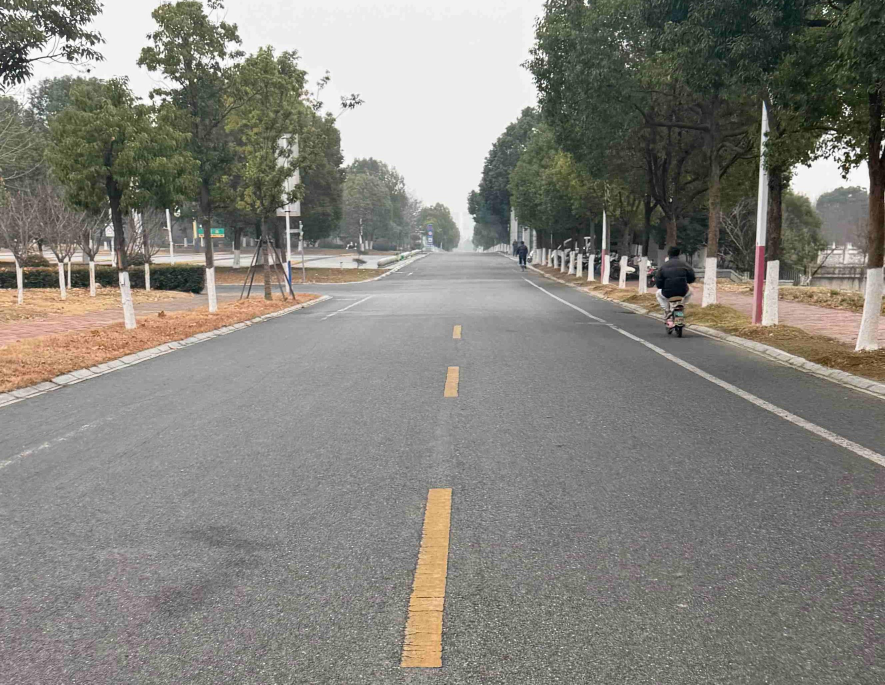
#> input picture 实验/实验代码/实验二/campus_road4.JPG, 2655 x 2054 px, found by its file name (shown at 1/3 size)
$ jupyter execute 2.ipynb
#> lines starting #> are read from the running program, lines starting #| are printed output that depends on the picture; after the words box and inside, x2 and y2 are one past the last pixel; in counts of white or black regions, pixels touching at a corner belong together
# **基于霍夫变换的车道线检测**

**姓名：** [折浩宇]
**学号：** [2023217896]
**日期：** 2025年12月23日

完整的流程如下：

1.  **图像预处理**：加载并调整图像大小。
2.  **颜色与形态学提取**：使用严格的颜色阈值和形态学操作提取干净的车道线二值图像 (`clean_mask`)。
3.  **边缘检测**：对 `clean_mask` 应用 Canny 算子，精确提取边缘。
4.  **ROI 裁剪**：定义一个梯形区域，屏蔽掉图像中与车道无关的部分，如天空和道路两旁的景物。
5.  **霍夫变换**：在经过 ROI 裁剪后的边缘图像上执行霍夫变换，高效地检测直线。
6.  **结果可视化**：将检测到的车道线绘制回原图，并提供霍夫空间的可视化。

[cell 1]
import cv2
import numpy as np
import matplotlib.pyplot as plt

# --- 1. 读取并 Resize ---
# 读取图像，注意：请确保 'campus_road4.jpg' 文件与你的 Notebook 在同一目录下
# 如果不在，请提供完整路径
try:
    image = cv2.imread('campus_road4.jpg')
#> image is the input picture: shape (2054, 2655, 3); mean B, G, R 124.5, 131.2, 132.9
    image = cv2.cvtColor(image, cv2.COLOR_BGR2RGB) # Matplotlib 显示需要转为 RGB
except FileNotFoundError:
    print("错误：未找到 'campus_road4.jpg' 文件！")
    print("请创建一个同尺寸的黑色图像作为替代，以便后续代码可以运行。")
    image = np.zeros((600, 960, 3), dtype=np.uint8)


# 设定目标宽度，并按比例缩放图像
target_width = 960
aspect_ratio = image.shape[0] / image.shape[1]
target_height = int(target_width * aspect_ratio)
image = cv2.resize(image, (target_width, target_height))
#> image: shape (742, 960, 3)

# 显示原始图像
plt.figure(figsize=(8, 5))
plt.imshow(image)
plt.title('Original Resized Image')
plt.axis('off') # 不显示坐标轴
plt.show()

## **步骤 A & B: 优化的颜色提取与形态学去噪**

这是整个流程中最关键的一步。传统方法通常直接对灰度图进行处理，很容易受到光照变化和路面噪声（如裂缝、碎石）的干扰。

我的优化方案 `optimized_lane_extraction` 包含两个核心思想：

1.  **精确颜色阈值**：
    *   **黄色车道线**：在 **HSV** 色彩空间中提取。HSV 对光照强度变化不敏感，非常适合提取黄色。
    *   H（色相）：15~40（对应黄色区间）；
    *    S（饱和度）：50~255（提高饱和度阈值，过滤掉路面泛白的低饱和度区域）；
    *    V（明度）：50~255。
    *   **白色车道线**：在 **HLS** 色彩空间中提取。我们利用 **L (Lightness) 通道**，并设置一个非常高的阈值（`190`），这样可以有效地区分高亮度的白色车道线和相对较暗的灰色路面，即使在阴天路面泛白的情况下也能很好地工作。
    *   H（色相）：0~255（白色对色相不敏感，全范围）；
    *    L（亮度）：166~255（关键阈值！路面泛白的亮度约 130~160，白线亮度≥200，设为 166 可过滤掉大部分路面，只保留高亮的白线）；
    *     S（饱和度）：0~255（白色饱和度低，全范围）。

2.  **形态学去噪**：
    *   通过颜色筛选后，可能仍存在一些符合颜色特征的噪点（比如路边的白色小石头）。
    *   我们先使用 **腐蚀 (Erode)** 操作来“消除”这些孤立的、细小的噪点。
    *   然后使用 **膨胀 (Dilate)** 操作，将刚刚被腐蚀过的、真正属于车道线的部分恢复其原有的粗细，甚至让断裂的线段连接起来。

通过这个函数，我们能得到一个非常干净、噪声极少的二值图像（`clean_mask`），为后续的边缘检测和霍夫变换打下坚实的基础。

[cell 2]
def optimized_lane_extraction(img):
    """
    针对阴天/高亮度路面的究极提取方案
    """
    # --- A. 颜色提取 (严卡阈值) ---

    # 1. 黄色 (HSV):
    hsv = cv2.cvtColor(img, cv2.COLOR_RGB2HSV)
#> hsv: shape (742, 960, 3); mean H, S, V 25.7, 23.6, 134.5
    lower_yellow = np.array([15, 50, 50])  # Saturation 稍微提高，避开泛白的马路
    upper_yellow = np.array([40, 255, 255])
    yellow_mask = cv2.inRange(hsv, lower_yellow, upper_yellow)
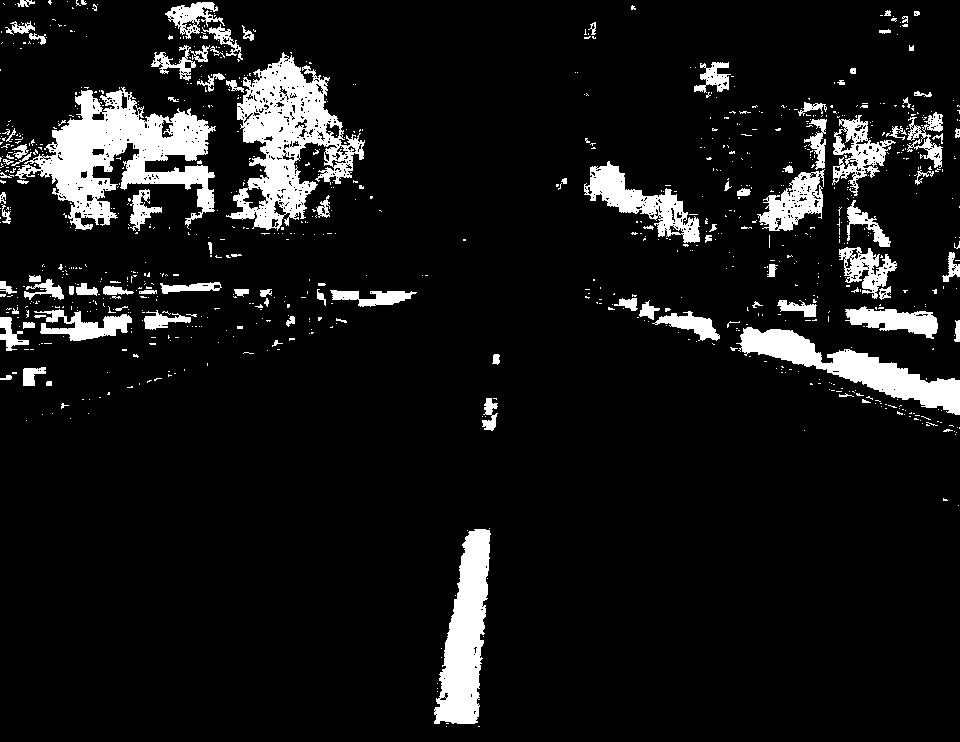
#> yellow_mask: shape (742, 960); 8.9% white; 907 white regions (806 under 20 px), largest, box (x1, y1, x2, y2) and area: (15, 87, 216, 230) 12218, (226, 52, 365, 231) 10401, (434, 529, 491, 724) 6451

    # 2. 白色 (HLS):
    hls = cv2.cvtColor(img, cv2.COLOR_RGB2HLS)
#> hls: shape (742, 960, 3); mean of channels 0, 1, 2 25.6, 129.3, 18.2
    # L 通道：马路大约是 130-160，白线大约是 200+
    # 所以我们设为 190，坚决过滤掉马路
    lower_white = np.array([0, 166, 0])
    upper_white = np.array([255, 255, 255])
    white_mask = cv2.inRange(hls, lower_white, upper_white)
#> white_mask: shape (742, 960); 18.7% white; 5519 white regions (5405 under 20 px), largest, box (x1, y1, x2, y2) and area: (0, 0, 595, 416) 80741, (0, 0, 202, 120) 10564, (747, 169, 960, 381) 8398

    # 3. 合并颜色
    color_mask = cv2.bitwise_or(yellow_mask, white_mask)
#> color_mask: shape (742, 960); 26.5% white; 5669 white regions (5550 under 20 px), largest, box (x1, y1, x2, y2) and area: (0, 0, 596, 416) 124253, (736, 169, 960, 433) 21527, (804, 110, 944, 247) 7490

    # --- B. 形态学去噪 (关键步骤) ---
    # 这一步专门对付那些通过了颜色筛选的碎石子噪点
    kernel = np.ones((3, 3), np.uint8)

    # "腐蚀"：吃掉孤立的噪点
    eroded = cv2.erode(color_mask, kernel, iterations=1)
#> eroded: shape (742, 960); 17.6% white; 673 white regions (540 under 20 px), largest, box (x1, y1, x2, y2) and area: (212, 0, 592, 297) 53439, (742, 182, 960, 414) 12371, (330, 276, 588, 369) 9167
    # "膨胀"：把剩下的车道线复原变粗
    dilated = cv2.dilate(eroded, kernel, iterations=2)
#> dilated: shape (742, 960); 26.7% white; 144 white regions (3 under 20 px), largest, box (x1, y1, x2, y2) and area: (0, 0, 599, 441) 130588, (740, 171, 960, 427) 21939, (433, 528, 491, 725) 7205

    return dilated

# 获取干净的 Mask
clean_mask = optimized_lane_extraction(image)

# 可视化 clean_mask
plt.figure(figsize=(8, 5))
plt.imshow(clean_mask, cmap='gray')
plt.title('Clean Mask (High Threshold + Morphology)')
plt.axis('off')
plt.show()

## **步骤 C & D: Canny 边缘检测与 ROI 裁剪**

1.  **Canny 边缘检测**：
    *   我们在上一步得到的 `clean_mask` 上执行 Canny 边缘检测。因为 `clean_mask` 已经非常干净，所以 Canny 的结果会非常精确，基本只包含车道线的边缘。

2.  **ROI (Region of Interest) 裁剪**：
    *   摄像头的视野中通常包含天空、树木、建筑物等与车道线无关的区域。为了提高计算效率和准确性，我们定义一个梯形的“感兴趣区域”，只保留图像中可能出现车道线的部分（通常是图像的下半部分）。
    *   我们将 Canny 边缘检测的结果与这个 ROI 区域进行按位与操作，得到最终用于霍夫变换的 `roi_edges`。

[cell 3]
# C. 边缘检测
# 直接对干净的 Mask 做 Canny
edges = cv2.Canny(clean_mask, 50, 150)
#> edges: shape (742, 960); 2.8% white in thin lines or dots

# D. 定义 ROI 裁剪函数
def region_of_interest(img, vertices):
    mask = np.zeros_like(img)
    cv2.fillPoly(mask, vertices, 255)
    masked_image = cv2.bitwise_and(img, mask)
    return masked_image

# 获取图像的高度和宽度，方便参考
h, w = image.shape[:2]
print(f"图像尺寸: 宽度={w}, 高度={h}")
#| 图像尺寸: 宽度=960, 高度=742

# 设定四个顶点的坐标 (x, y)
# 你需要修改下面这四个点的数值
# 提示：通常，底部的两个点会贴着图像的底边。关键是调整上面两个点的位置来匹配车道的消失点。
bottom_left = (0, h)          # 点1: 图像左下角
bottom_right = (w, h)         # 点2: 图像右下角
top_right = (1000, 500)        # 点3: 梯形右上角 (需要你根据图像调整)
top_left = (600, 300)       # 点4: 梯形左上角 (需要你根据图像调整)

vertices = np.array([
    [bottom_left, bottom_right, top_right, top_left]
], dtype=np.int32)

roi_edges = region_of_interest(edges, vertices)
#> in region_of_interest, `cv2.fillPoly(mask, vertices, 255)`:
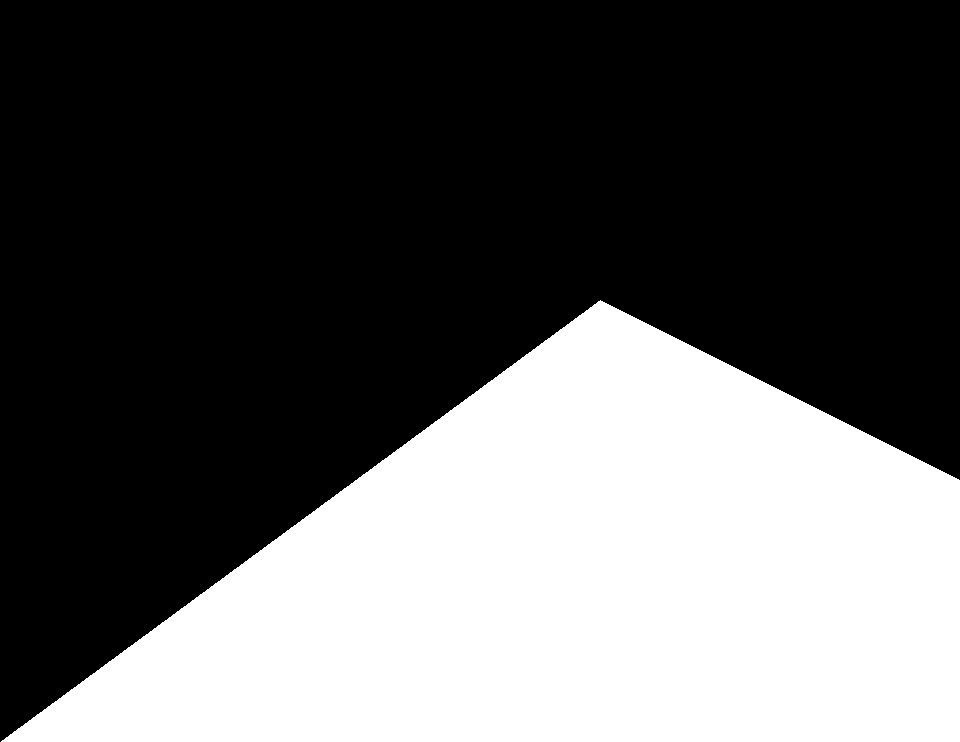
#> mask: shape (742, 960); 36.4% white; 1 white region, box (x1, y1, x2, y2) and area: (1, 300, 960, 742) 259178

# --- 调试可视化 ---
plt.figure(figsize=(15, 6))

plt.subplot(1, 3, 1)
plt.imshow(image)
plt.title("Original Image")
plt.axis('off')

plt.subplot(1, 3, 2)
# 画出 ROI 区域方便观察
roi_visualization = image.copy()
cv2.polylines(roi_visualization, vertices, isClosed=True, color=(255, 0, 0), thickness=3)
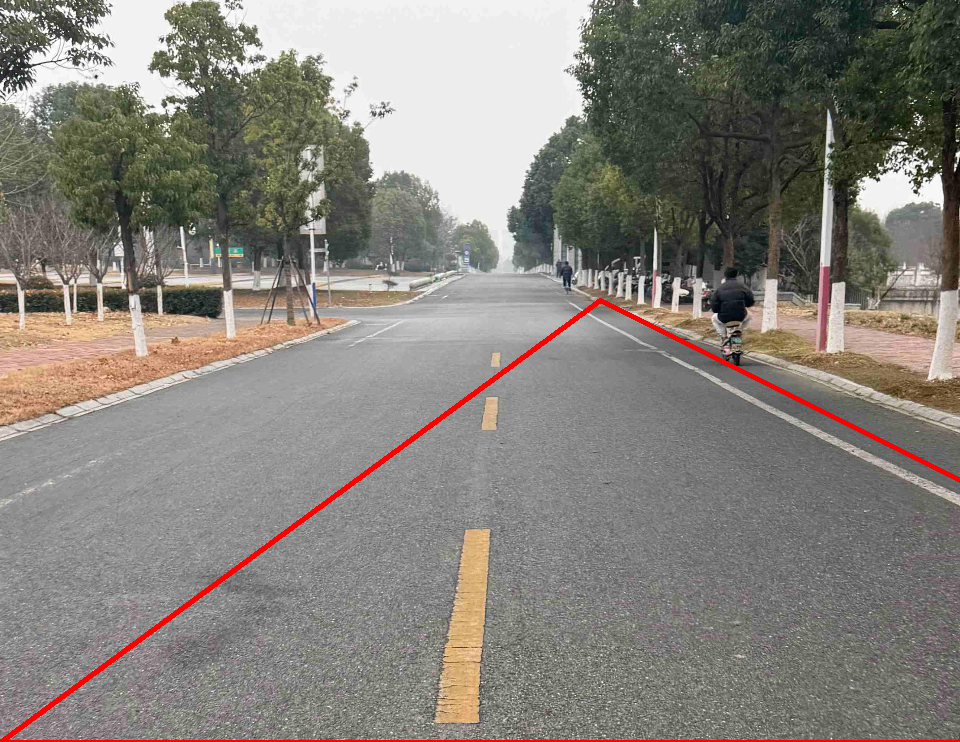
#> roi_visualization: shape (742, 960, 3); mean R, G, B 134.1, 129.6, 123
plt.imshow(roi_visualization)
plt.title("ROI Area")
plt.axis('off')


plt.subplot(1, 3, 3)
plt.imshow(roi_edges, cmap='gray')
plt.title("Final ROI Edges")
plt.axis('off')

plt.tight_layout()
plt.show()

## **步骤 E: 霍夫变换与霍夫空间可视化**

**霍夫变换 (Hough Transform)** 是一种在图像中寻找直线、圆形等特定形状的特征提取技术。其基本原理是将图像空间中的一个点，映射到参数空间（霍夫空间）中的一条线上。反之，图像空间中一条线上的所有点，在霍夫空间中会交于一点。

*   对于直线检测，我们使用极坐标 `(ρ, θ)` 来表示一条线。
    *   `ρ` (rho) 是原点到直线的垂直距离。
    *   `θ` (theta) 是这条垂直线与 x 轴的夹角。
*   当霍夫变换在 `(ρ, θ)` 空间中找到一个交点（累加计数值很高）时，就意味着在原始图像空间中发现了一条直线。

**霍夫空间可视化**:
下面的代码将展示霍夫空间的累加器图像。图中的每一个亮点都代表一个潜在的直线。最亮的点对应于图像中最显著的直线。这有助于我们理解霍夫变换是如何“投票”选出直线的。

[cell 4]
# --- 霍夫变换 ---
# 这一部分保持不变
lines = cv2.HoughLinesP(roi_edges,
                        rho=1,
                        theta=np.pi/180,
                        threshold=30,
                        minLineLength=50,
                        maxLineGap=150)
#> lines = 15 rows, first 6: [582, 316, 931, 493], [433, 724, 485, 396], [600, 317, 935, 487], [598, 317, 933, 487], [478, 721, 490, 540], [596, 321, 959, 506]

# --- 绘制结果 ---
def draw_lines(img, lines, color=[255, 0, 0], thickness=10):
#> called with lines = array of shape (15, 1, 4), thickness = 8
    if lines is not None:
        for line in lines:
            for x1, y1, x2, y2 in line:
                cv2.line(img, (x1, y1), (x2, y2), color, thickness)
#> this loop made 15 passes
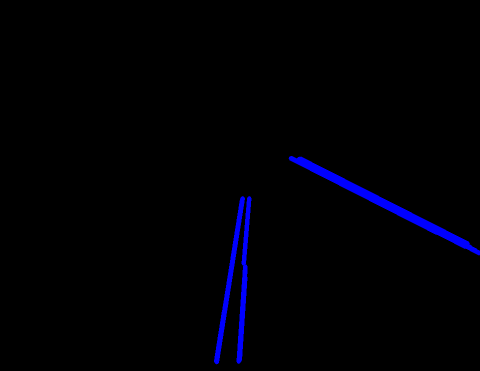
#> img: shape (742, 960, 3) (shown at 1/2 size); mean of channels 0, 1, 2 4.9, 0, 0; drawn as B, G, R

result_img = np.zeros_like(image)
if lines is not None:
    draw_lines(result_img, lines, thickness=8)
    final = cv2.addWeighted(image, 0.8, result_img, 1.0, 0.0)
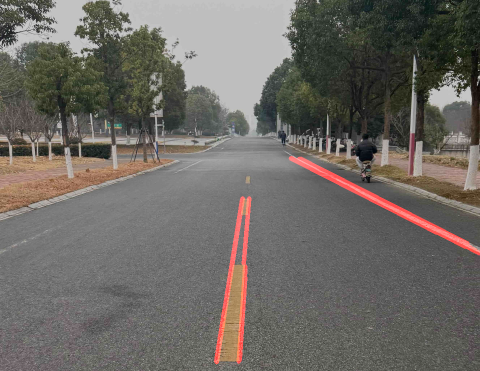
#> final: shape (742, 960, 3) (shown at 1/2 size); mean R, G, B 108.9, 104.9, 99.6
else:
    print("在ROI区域内未检测到直线")
    final = image.copy()


# --- 霍夫空间可视化 ---
# 【关键修改】将这里的 threshold 从 100 降低到一个更合理的值，比如 50
# 这个值需要大于HoughLinesP的30，因为HoughLines对整条直线投票，得分会更高
hough_lines = cv2.HoughLines(roi_edges, 1, np.pi / 180, threshold=50) # <--- 修改这里！
#> hough_lines = 20 rows, first 8: [11, 2.04], [527, 0.0698], [16, 2.04], [-4, 2.06], [518, 0.0524], [549, 0.175], [541, 0.157], [559, 0.192]

# --- 最终结果展示 ---
plt.figure(figsize=(18, 7))

# 左图：最终结果
plt.subplot(1, 2, 1)
plt.imshow(final)
plt.title("Final Result with Detected Lanes")
plt.axis('off')

# 右图：霍夫空间
ax = plt.subplot(1, 2, 2)
if hough_lines is not None:
    # 成功检测到直线，现在可以绘制霍夫空间了
    # 这是一个简化的可视化，真实的累加器无法直接从OpenCV获取
    # 我们就在一张黑布上把检测到的(rho, theta)点画出来
    num_rhos = int(np.hypot(image.shape[0], image.shape[1]))
    accumulator = np.zeros((num_rhos * 2, 180), dtype=np.uint8)

    for i in range(len(hough_lines)):
        rho = int(hough_lines[i][0][0] + num_rhos)
        theta = int(hough_lines[i][0][1] * 180 / np.pi)
        cv2.circle(accumulator, (theta, rho), 8, (255, 255, 255), -1)
#> this loop made 20 passes
#> (rho, theta) on passes 1 to 8: (1224, 116), (1740, 3), (1229, 116), (1209, 118), (1731, 3), (1762, 9), (1754, 9), (1772, 11)
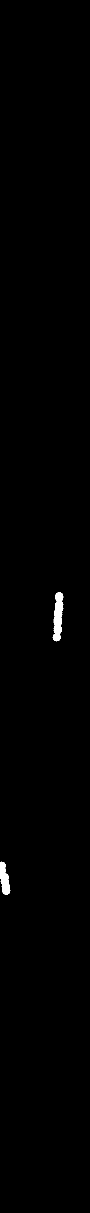
#> accumulator: shape (2426, 180) (shown at 1/2 size); 0.52% white; 2 white regions, box (x1, y1, x2, y2) and area: (105, 1184, 127, 1283) 1390, (0, 1723, 21, 1790) 874

    ax.imshow(accumulator, cmap='hot', aspect='auto')
    ax.set_title("Hough Space Visualization")
    ax.set_xlabel('Theta (angles)')
    ax.set_ylabel('Rho (distance from origin)')
else:
    # 如果修改后仍然失败，会显示这个
    ax.text(0.5, 0.5, 'Still no lines detected for visualization.\nTry lowering the threshold further.',
            ha='center', va='center', fontsize=12)
    ax.set_title("Hough Space Visualization")
    ax.axis('off')

plt.tight_layout()
plt.show()

### 手动设定并可视化 ROI 顶点

[cell 5]
# --- 1. 在这里手动设定你的 ROI 顶点坐标 ---

# 获取图像的高度和宽度，方便参考
h, w = image.shape[:2]
print(f"图像尺寸: 宽度={w}, 高度={h}")
#| 图像尺寸: 宽度=960, 高度=742

$ run again, with 实验/实验代码/实验二/campus_road2.JPG copied over 实验/实验代码/实验二/campus_road4.JPG
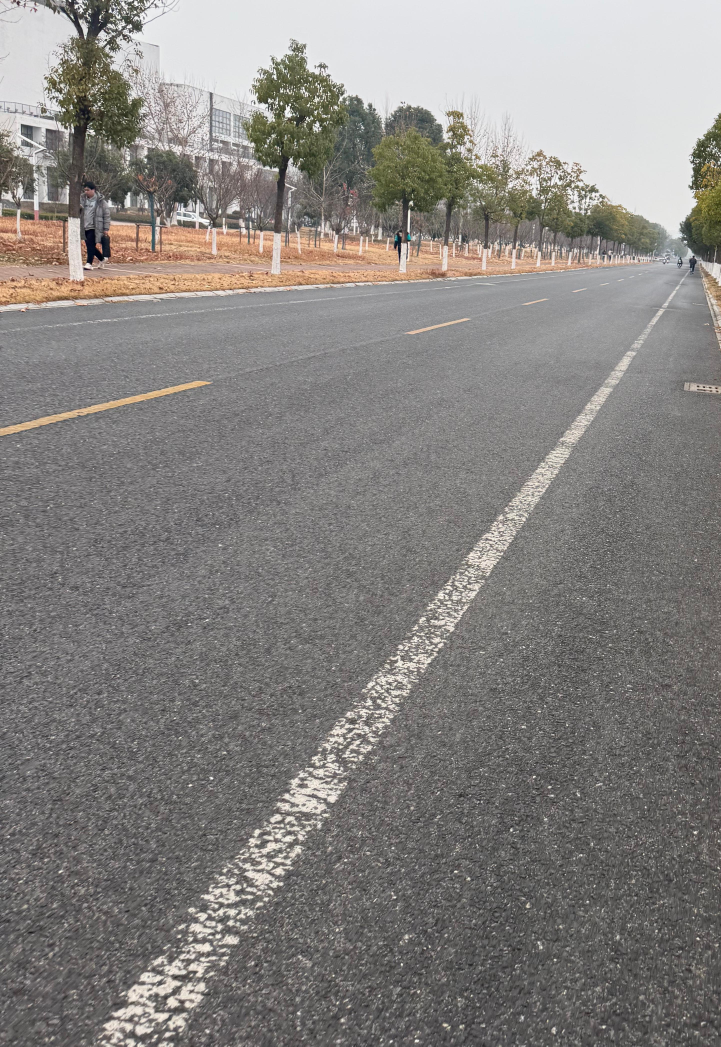
#> input picture 实验/实验代码/实验二/campus_road2.JPG, 2884 x 4186 px, found by its file name (shown at 1/4 size)
#> image is the input picture: shape (4186, 2884, 3); mean B, G, R 127.8, 130.8, 133.9
#> hsv: shape (1393, 960, 3); mean H, S, V 61.1, 14.1, 134.4
#> in optimized_lane_extraction, `yellow_mask = cv2.inRange(hsv, lower_yellow, upper_yellow)`:
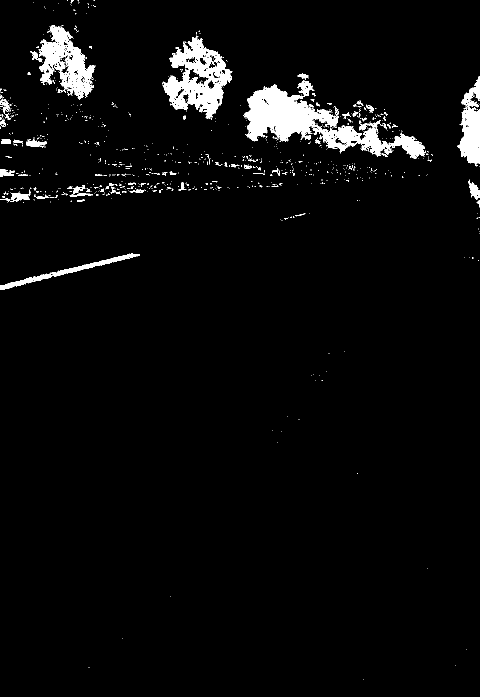
#> yellow_mask: shape (1393, 960) (shown at 1/2 size); 3.7% white; 912 white regions (839 under 20 px), largest, box (x1, y1, x2, y2) and area: (486, 160, 852, 318) 17789, (325, 71, 465, 238) 10180, (77, 50, 190, 200) 7315
#> hls: shape (1393, 960, 3); mean of channels 0, 1, 2 61.1, 130.9, 13.3
#> white_mask: shape (1393, 960); 19% white; 10873 white regions (10578 under 20 px), largest, box (x1, y1, x2, y2) and area: (138, 0, 960, 321) 146341, (106, 266, 789, 393) 19927, (0, 0, 106, 280) 15384
#> color_mask: shape (1393, 960); 22.4% white; 10285 white regions (10025 under 20 px), largest, box (x1, y1, x2, y2) and area: (0, 0, 960, 333) 207672, (106, 266, 789, 404) 23775, (0, 278, 140, 415) 5647
#> eroded: shape (1393, 960); 14.9% white; 1450 white regions (1209 under 20 px), largest, box (x1, y1, x2, y2) and area: (147, 0, 960, 318) 135776, (0, 3, 102, 194) 11209, (490, 171, 675, 281) 9251
#> dilated: shape (1393, 960); 22.1% white; 280 white regions (2 under 20 px), largest, box (x1, y1, x2, y2) and area: (0, 0, 960, 327) 211298, (100, 305, 762, 407) 21634, (761, 333, 905, 398) 4197
#> edges: shape (1393, 960); 2.2% white in thin lines or dots
#| 图像尺寸: 宽度=960, 高度=1393
#> mask: shape (1393, 960); 51.5% white; 1 black region, box (x1, y1, x2, y2) and area: (0, 0, 960, 1392) 648300
#> masked_image: shape (1393, 960); 0.75% white in thin lines or dots, all inside (x1, y1, x2, y2) = (133, 311, 960, 1393)
#> roi_visualization: shape (1393, 960, 3); mean R, G, B 134.7, 129.8, 126.8
#> lines = 78 rows, first 6: [162, 1390, 833, 467], [165, 1390, 858, 436], [182, 1391, 836, 491], [168, 1391, 862, 436], [225, 1388, 866, 438], [174, 1381, 860, 436]
#> the loop in draw_lines, `for line in lines:` made 78 passes
#> hough_lines = 399 rows, first 8: [948, 0.628], [947, 0.646], [964, 0.646], [964, 0.611], [961, 0.628], [957, 0.646], [951, 0.611], [963, 0.663]
#> the loop `for i in range(len(hough_lines)):` made 399 passes
#> (rho, theta) on passes 1 to 3: (2639, 36), (2638, 36), (2655, 36)
#> after the loop `for i in range(len(hough_lines)):`:
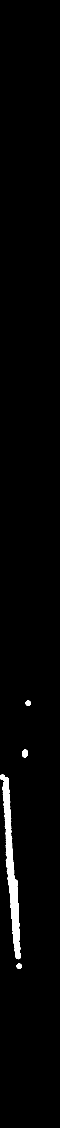
#> accumulator: shape (3382, 180) (shown at 1/3 size); 1.9% white; 4 white regions, box (x1, y1, x2, y2) and area: (0, 2323, 63, 2878) 10699, (66, 2248, 84, 2273) 318, (76, 2101, 93, 2118) 197, (49, 2890, 66, 2907) 197
#| 图像尺寸: 宽度=960, 高度=1393
